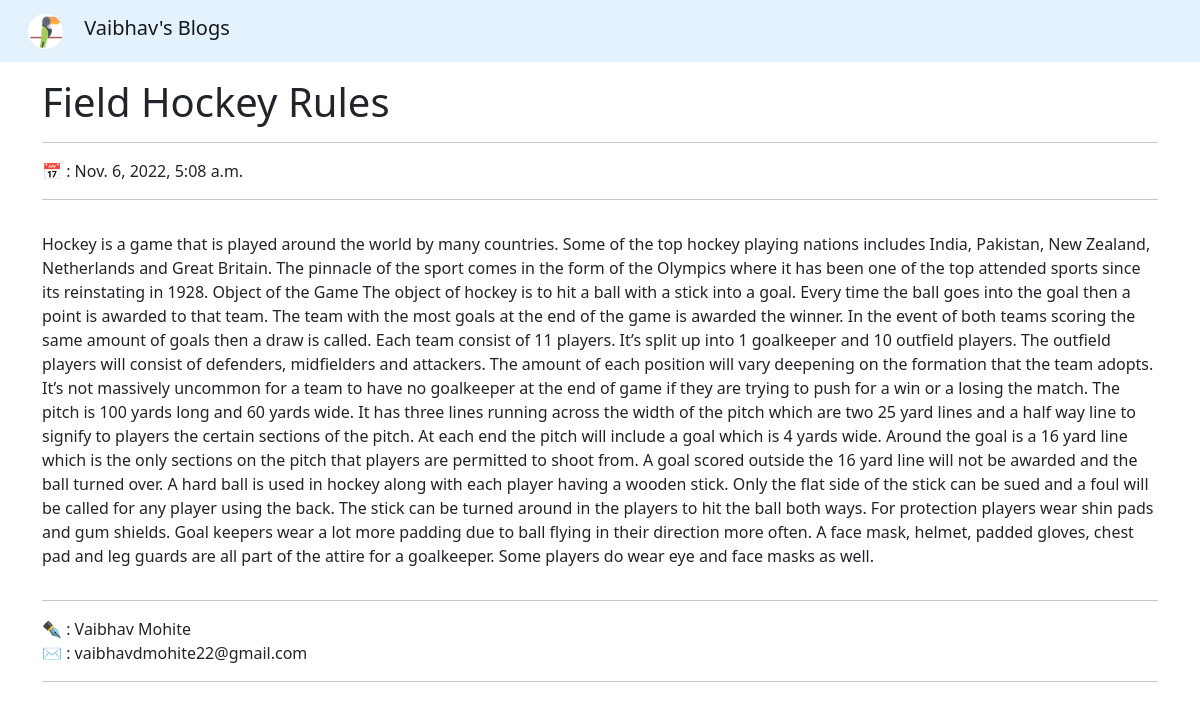
The page /blogs/getblog/4/ on the database its author committed.
### Blogs/models.py (models this page shows, shortened)
class Blog(models.Model):
    title = models.TextField(null=True, blank=True)
    content = models.TextField(null=True, blank=True)
    author = models.ForeignKey(User, null=True, blank=True, on_delete=models.SET_NULL)
    date = models.DateTimeField(auto_now_add=True, null=True, blank=True)

### Blogs/views.py (the view)
# urls.py: path('getblog/<int:pk>/', getBlog, name='get_blog'),
def getBlog(request, pk):
    try:
        blog = Blog.objects.get(id=pk)
        context = {'blog':blog}
        return render(request, 'Blogs/blog.html', context)
    except Exception as e:
        context = {'error':str(e)}
        return render(request, 'Blogs/error.html', context)

### templates/Blogs/blog.html (shortened to what this page needs)
{% extends 'Blogs/base.html' %}
{% block content %}
<div class="container my-3">
    <h1 class="h1 text-dark">{{blog.title}}</h1>
    <hr>
    <div>📅 : {{blog.date}}</div>
    <hr>
    <div class="py-3">
        {{blog.content | safe}}
    </div>
    <hr>
    <div>✒ : {{blog.author.first_name}} {{blog.author.last_name}}</div>
    <div>✉ : {{blog.author.email}}</div>
    <hr>
</div>
{% endblock %}

### rows shown on the page
Blog: title "Field Hockey Rules", date "Nov. 6, 2022, 5:08 a.m.", content "Hockey is a game that is played around the world by many countries. Some of the top hockey playing nations includes India, Pakistan, New Zealand, Netherlands and Great Britain. The pinnacle of the sport comes in the form of the Olympics where it has been one of the top attended sports since its reinstating in 1928. Object of the Game The object of hockey is to hit a ball with a stick into a goal. Every time the ball goes into the goal then a point is awarded to that team. The team with the most goals at the end of the game is awarded the winner. In the event of both teams scoring the same amount of goals then a draw is called. Each team consist of 11 players. It’s split up into 1 goalkeeper…", author.first_name "Vaibhav", author.last_name "Mohite", author.email "vaibhavdmohite22@gmail.com"
